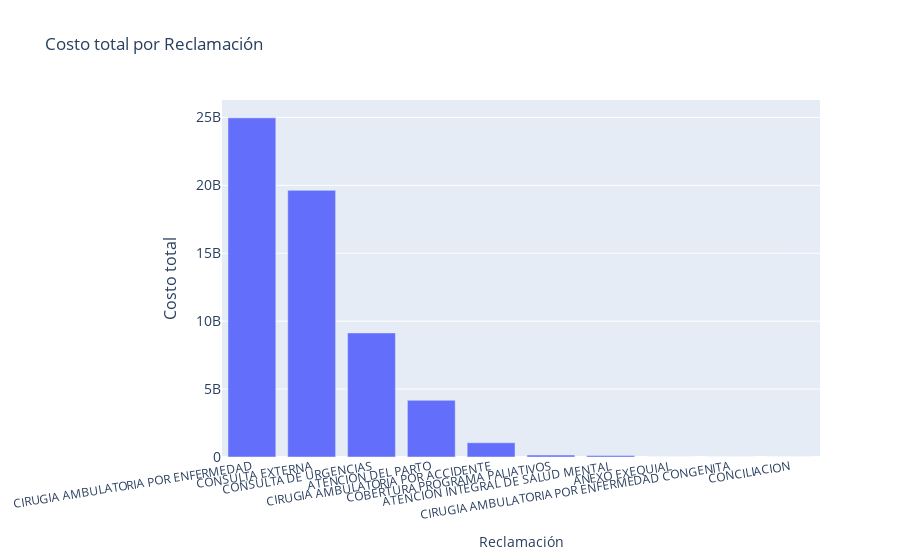

Notebook code for this chart:
### Markdown cell above
# Reclamación

### Code cell
# COSTO TOTAL POR RECLAMACION
# Agrupación por reclamación
precio_total_por_reclamacion = (
    df.groupby("Reclamacion_Desc")["Costo_Total_Utilizaciones"].sum().head(10)
)

# Datos por precio de forma descendente
precio_total_por_reclamacion_sorted = precio_total_por_reclamacion.sort_values(
    ascending=False
)

# Hacer lo de arriba pero en plotly
import plotly.express as px

fig = px.bar(
    x=precio_total_por_reclamacion_sorted.index,
    y=precio_total_por_reclamacion_sorted,
    title="Costo total por Reclamación",
    labels={"x": "Reclamación", "y": "Costo total"},
)
fig.update_layout(
    xaxis_tickangle=-9,
    yaxis=dict(
        title="Costo total",
        titlefont_size=16,
        tickfont_size=14,
    ),
)
fig.show()

### Figure 1 — Plotly figure (JSON) as saved in the notebook; plotly's stock layout.template omitted (floating-point values rounded to 4 significant figures)
{"data": [{"alignmentgroup": "True", "hovertemplate": "Reclamación=%{x}<br>Costo total=%{y}<extra></extra>", "legendgroup": "", "marker": {"color": "#636efa", "pattern": {"shape": ""}}, "name": "", "offsetgroup": "", "orientation": "v", "showlegend": false, "textposition": "auto", "type": "bar", "x": ["CIRUGIA AMBULATORIA POR ENFERMEDAD", "CONSULTA EXTERNA", "CONSULTA DE URGENCIAS", "ATENCION DEL PARTO", "CIRUGIA AMBULATORIA POR ACCIDENTE", "COBERTURA PROGRAMA PALIATIVOS", "ATENCION INTEGRAL DE SALUD MENTAL", "ANEXO EXEQUIAL", "CIRUGIA AMBULATORIA POR ENFERMEDAD CONGENITA", "CONCILIACION"], "xaxis": "x", "y": [24967436223, 19631126398, 9135486239, 4175135225, 1049438295, 139655281, 110398129, 3594023, 695392, 266789], "yaxis": "y"}], "layout": {"barmode": "relative", "legend": {"tracegroupgap": 0}, "title": {"text": "Costo total por Reclamación"}, "xaxis": {"anchor": "y", "domain": [0, 1], "tickangle": -9, "title": {"text": "Reclamación"}}, "yaxis": {"anchor": "x", "domain": [0, 1], "tickfont": {"size": 14}, "title": {"font": {"size": 16}, "text": "Costo total"}}}}
